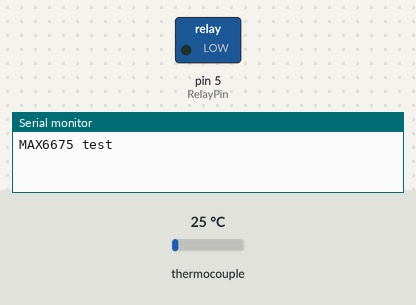
Bench run of a sketch on a simulated Arduino Uno, built with avr-gcc and run on an emulated ATmega328P. Shown: switched loads named in the sketch (green lamp = pin HIGH), the last lines printed to the serial monitor. Dashed ring = blinking. The test bench sets the inputs (shaded band); at power-on: thermocouple 25 °C.

Above: at 0.1 s.
At 1.7 s:
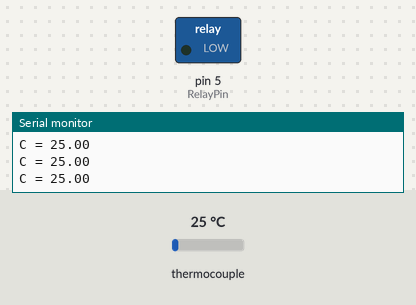
1.8 s: thermocouple set to 150 °C
3.6 s: thermocouple set to 6 °C
At 6.9 s:
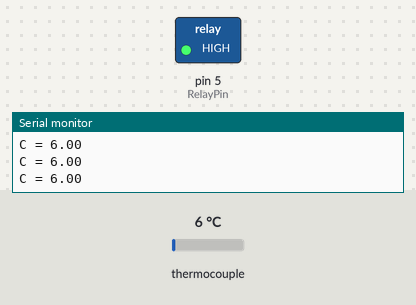
Timing chart, 0 to 8.4 s (numbered marks = the images above; inputs shaded):
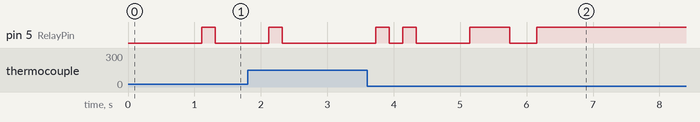

The sketch:

uno_MAX6675_PID_v1.ino
```cpp
//Include necacart librays
#include <SPI.h>
#include "max6675.h"
#include <PID_v1.h>

//Define the Relay pin
#define RelayPin 5

//Define the pins used for the MAX6675
int thermoDO = 4;
int thermoCS = 2;
int thermoCLK = 3;

//initialize the thermocouple
MAX6675 thermocouple(thermoCLK, thermoCS, thermoDO);

//Define Variables for the PID
double Setpoint, Input, Output;

//PID controller settings
PID myPID(&Input, &Output, &Setpoint, 1, 7, 1, DIRECT);

//Time window size
int WindowSize = 1000;
unsigned long windowStartTime;

void setup() {
  //set the relay to be an output pin
  pinMode(RelayPin, OUTPUT);
  windowStartTime = millis();

  //set the set point
  Setpoint = 95;

  //tell the PID to range between 0 and the full window size
  myPID.SetOutputLimits(0, WindowSize);

  //turn the PID on
  myPID.SetMode(AUTOMATIC);

  //Begin comunicating with the computer
  Serial.begin(9600);
  Serial.println("MAX6675 test");

  // Wait for Thermocouple to stabilize
  delay(500);
  Serial.print("Initializing sensor...");
  Serial.println("DONE.");
}

void loop() {
  //read the temperature
  double c = thermocouple.readCelsius();
  Input = thermocouple.readCelsius()+5;
  //print the tempature
  Serial.print("C = ");
  Serial.println(c);

  //compute with the pid algorithm
  myPID.Compute();

  //calculate current time
  unsigned long now = millis();

  //check if time window ended
  if (now - windowStartTime > WindowSize) {  //time to shift the Relay Window
    windowStartTime += WindowSize;
  }

  //turn on or off relay based on output and time window
  if (Output > now - windowStartTime) digitalWrite(RelayPin, HIGH);
  else digitalWrite(RelayPin, LOW);

  //wait 200ms
  delay(200);
}
```

Measured:
- after the input at 3.6 s, pin 5 (RelayPin): goes HIGH 0.20 s, LOW 0.20 s, HIGH 0.20 s, LOW 0.81 s, HIGH 0.61 s, LOW 0.40 s, then HIGH, starting after 0.13 s
